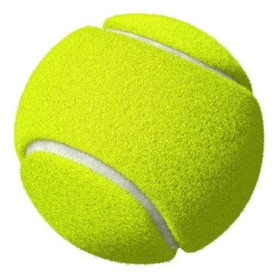
#> input picture Tennis_Ball.jpg, 280 x 280 px, shrunk from 500 x 500 before the run
$ python imageerosion.py
#> lines starting #> are read from the running program, lines starting #| are printed output that depends on the picture; pictures that were not available may be replaced by others from this repository, and a replacement may not be noted
import cv2
import numpy as np
#numpy is numerical python

image1 = cv2.imread("Tennis_Ball.jpg",cv2.IMREAD_COLOR)
#> image1 is the input picture: shape (280, 280, 3); mean B, G, R 112.8, 223.2, 208.5
cv2.imshow("tennis",image1)
cv2.waitKey(0)

image2 = cv2.imread("Cup (1).jpg",cv2.IMREAD_COLOR)
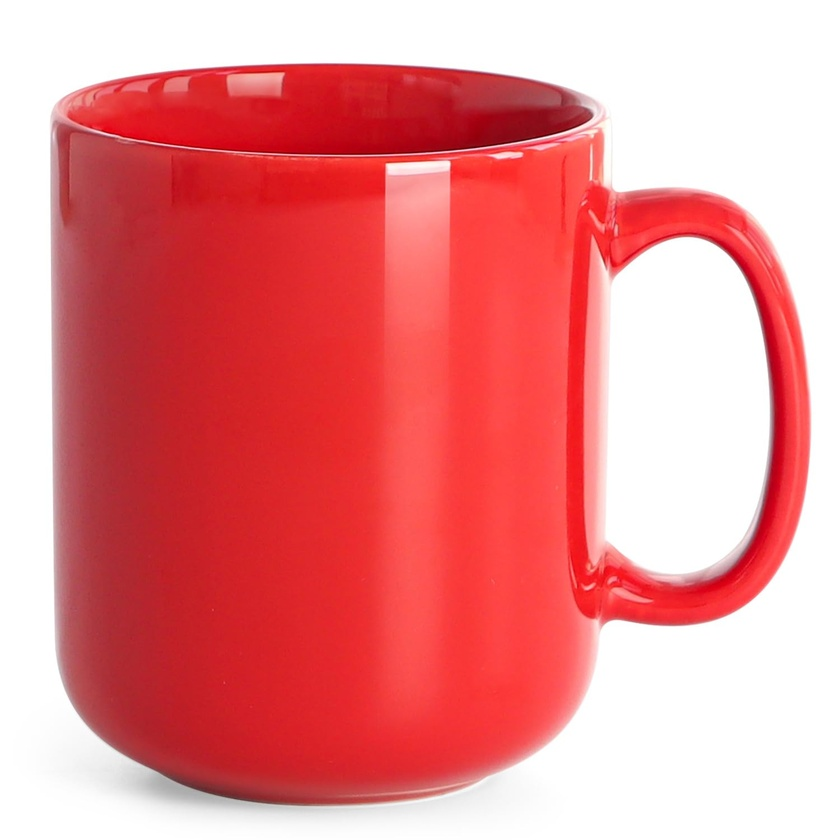
#> input picture Cup.jpg, 840 x 840 px, shrunk from 1500 x 1500 before the run, given in place of Cup (1).jpg, which was not available
#> image2 is the input picture: shape (840, 840, 3); mean B, G, R 140.6, 138.2, 234.1
cv2.imshow("cup",image2)
cv2.waitKey(0)

conversion = np.ones((40,40),np.uint8)
erodedimage = cv2.erode(image2,conversion)
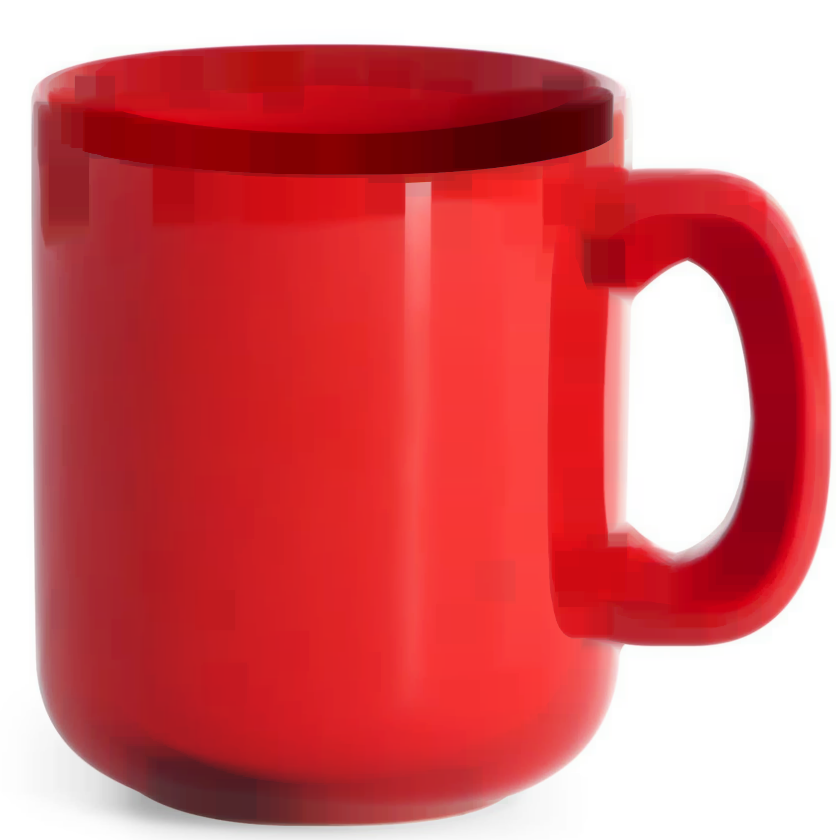
#> erodedimage: shape (840, 840, 3); mean B, G, R 107.5, 104.1, 214.7
cv2.imshow("new image ",erodedimage)
cv2.waitKey(0)

conversion = np.ones((20,20),np.uint8)
erodedimage2 = cv2.erode(image1,conversion)
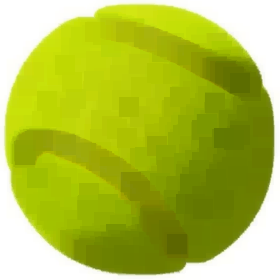
#> erodedimage2: shape (280, 280, 3); mean B, G, R 64.9, 192.2, 176.1
cv2.imshow("new image 2 ",erodedimage2)
cv2.waitKey(0)
